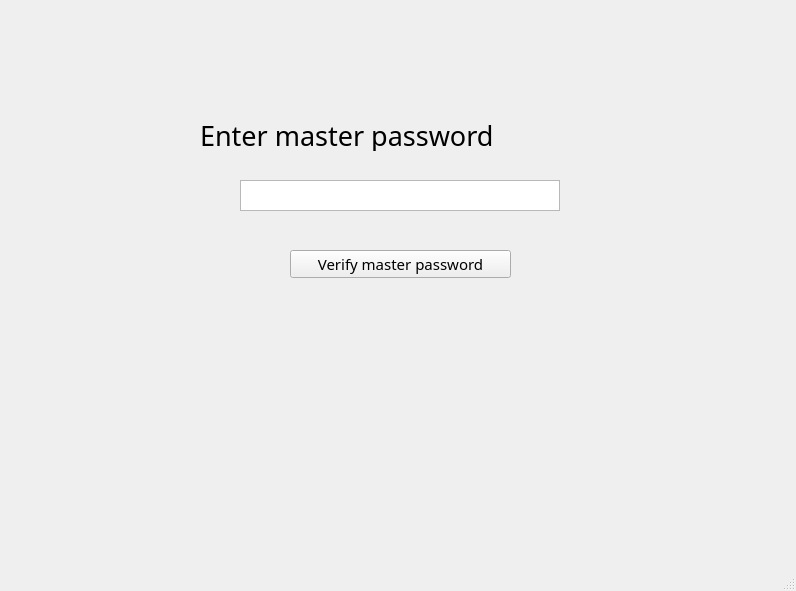
<?xml version="1.0" encoding="UTF-8"?>
<ui version="4.0">
 <class>MainWindow</class>
 <widget class="QMainWindow" name="MainWindow">
  <property name="geometry">
   <rect>
    <x>0</x>
    <y>0</y>
    <width>796</width>
    <height>591</height>
   </rect>
  </property>
  <property name="font">
   <font>
    <weight>50</weight>
    <bold>false</bold>
   </font>
  </property>
  <property name="windowTitle">
   <string>MainWindow</string>
  </property>
  <widget class="QWidget" name="centralwidget">
   <widget class="QLabel" name="label2">
    <property name="geometry">
     <rect>
      <x>200</x>
      <y>120</y>
      <width>391</width>
      <height>31</height>
     </rect>
    </property>
    <property name="minimumSize">
     <size>
      <width>0</width>
      <height>0</height>
     </size>
    </property>
    <property name="maximumSize">
     <size>
      <width>16777215</width>
      <height>16777215</height>
     </size>
    </property>
    <property name="font">
     <font>
      <family>Montserrat Medium</family>
      <pointsize>20</pointsize>
      <weight>50</weight>
      <bold>false</bold>
     </font>
    </property>
    <property name="text">
     <string>Enter master password</string>
    </property>
   </widget>
   <widget class="QTextEdit" name="textEdit">
    <property name="geometry">
     <rect>
      <x>240</x>
      <y>180</y>
      <width>320</width>
      <height>31</height>
     </rect>
    </property>
   </widget>
   <widget class="QPushButton" name="pushButton">
    <property name="geometry">
     <rect>
      <x>290</x>
      <y>250</y>
      <width>221</width>
      <height>28</height>
     </rect>
    </property>
    <property name="font">
     <font>
      <family>Montserrat Medium</family>
      <pointsize>11</pointsize>
      <weight>50</weight>
      <bold>false</bold>
     </font>
    </property>
    <property name="text">
     <string>Verify master password</string>
    </property>
   </widget>
  </widget>
  <widget class="QMenuBar" name="menubar">
   <property name="geometry">
    <rect>
     <x>0</x>
     <y>0</y>
     <width>796</width>
     <height>26</height>
    </rect>
   </property>
  </widget>
  <widget class="QStatusBar" name="statusbar"/>
 </widget>
 <resources/>
 <connections/>
</ui>
